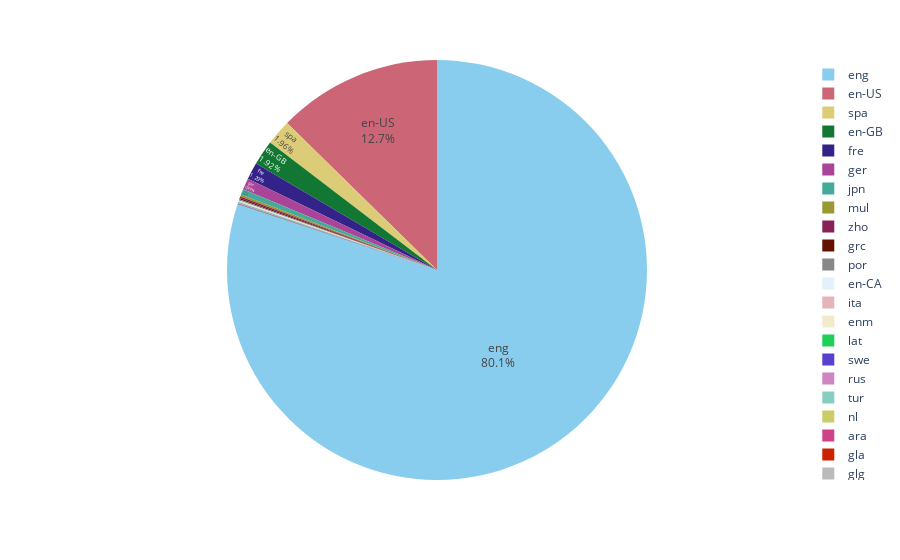

Notebook cell for this chart:
### Code cell
book_language= books_data['language_code'].value_counts().reset_index()
book_language=book_language.rename(columns={'index': 'language', 'language_code':'value'})
figg = px.pie(book_language, values='value', names='language' , color_discrete_sequence=px.colors.qualitative.Safe)
figg.update_traces(textposition='inside', textinfo='percent+label')

### Figure 1 — Plotly figure (JSON) as saved in the notebook; plotly's stock layout.template omitted (floating-point values rounded to 4 significant figures)
{"data": [{"domain": {"x": [0, 1], "y": [0, 1]}, "hovertemplate": "language=%{label}<br>value=%{value}<extra></extra>", "labels": ["eng", "en-US", "spa", "en-GB", "fre", "ger", "jpn", "mul", "zho", "grc", "por", "en-CA", "ita", "enm", "lat", "swe", "rus", "tur", "nl", "ara", "gla", "glg", "ale", "nor", "msa", "srp", "wel"], "legendgroup": "", "name": "", "showlegend": true, "textinfo": "percent+label", "textposition": "inside", "type": "pie", "values": [8908, 1408, 218, 214, 144, 99, 46, 19, 14, 11, 10, 7, 5, 3, 3, 2, 2, 1, 1, 1, 1, 1, 1, 1, 1, 1, 1]}], "layout": {"legend": {"tracegroupgap": 0}, "margin": {"t": 60}, "piecolorway": ["rgb(136, 204, 238)", "rgb(204, 102, 119)", "rgb(221, 204, 119)", "rgb(17, 119, 51)", "rgb(51, 34, 136)", "rgb(170, 68, 153)", "rgb(68, 170, 153)", "rgb(153, 153, 51)", "rgb(136, 34, 85)", "rgb(102, 17, 0)", "rgb(136, 136, 136)"]}}
